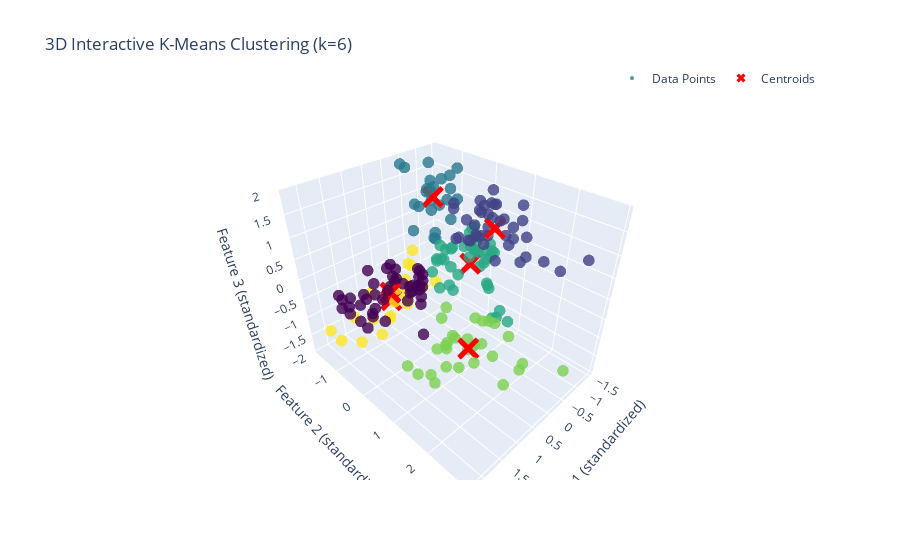

Notebook cell for this chart:
### Code cell
import plotly.graph_objects as go
import numpy as np

# Assuming you have x_scale and centers defined
# If not, you'll need to define them first

# Create the 3D scatter plot
fig = go.Figure()

# Add data points
fig.add_trace(go.Scatter3d(
    x=x_scale[:, 0],
    y=x_scale[:, 1],
    z=x_scale[:, 2],
    mode='markers',
    marker=dict(
        size=4,
        color=y,                # Color by cluster
        colorscale='Viridis',   # Choose a colorscale
        opacity=0.8
    ),
    name='Data Points'
))

# Add centroids
fig.add_trace(go.Scatter3d(
    x=centers[:, 0],
    y=centers[:, 1],
    z=centers[:, 2],
    mode='markers',
    marker=dict(
        color='red',
        size=8,
        symbol='x'
    ),
    name='Centroids'
))

# Update layout
fig.update_layout(
    title=f'3D Interactive K-Means Clustering (k={best_k})',
    scene=dict(
        xaxis_title='Feature 1 (standardized)',
        yaxis_title='Feature 2 (standardized)',
        zaxis_title='Feature 3 (standardized)'
    ),
    legend=dict(orientation="h", yanchor="bottom", y=1.02, xanchor="right", x=1)
)

# Show the plot
fig.show()

### Figure 1 — Plotly figure (JSON) as saved in the notebook; plotly's stock layout.template omitted (floating-point values rounded to 4 significant figures; data arrays with more than 128 entries replaced by an {"elided": "..."} marker saying what was removed)
{"data": [{"marker": {"color": {"elided": "200 int values"}, "colorscale": [[0, "#440154"], [0.1111, "#482878"], [0.2222, "#3e4989"], [0.3333, "#31688e"], [0.4444, "#26828e"], [0.5556, "#1f9e89"], [0.6667, "#35b779"], [0.7778, "#6ece58"], [0.8889, "#b5de2b"], [1, "#fde725"]], "opacity": 0.8, "size": 4}, "mode": "markers", "name": "Data Points", "type": "scatter3d", "x": {"elided": "200 float values"}, "y": {"elided": "200 float values"}, "z": {"elided": "200 float values"}}, {"marker": {"color": "red", "size": 8, "symbol": "x"}, "mode": "markers", "name": "Centroids", "type": "scatter3d", "x": [1.255, -0.4419, -0.9538, -0.9132, 0.3696, 0.479], "y": [-0.2402, 0.9916, -1.301, -0.04332, 1.129, -1.308], "z": [-0.044, 1.24, 1.011, -0.2232, -1.253, -1.196]}], "layout": {"legend": {"orientation": "h", "x": 1, "xanchor": "right", "y": 1.02, "yanchor": "bottom"}, "scene": {"xaxis": {"title": {"text": "Feature 1 (standardized)"}}, "yaxis": {"title": {"text": "Feature 2 (standardized)"}}, "zaxis": {"title": {"text": "Feature 3 (standardized)"}}}, "title": {"text": "3D Interactive K-Means Clustering (k=6)"}}}
